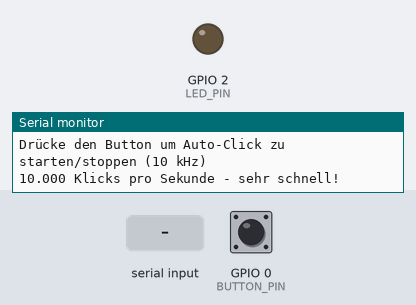
Simulated run of this sketch. Board: ESP32-S3. Shown: output pins drawn as LEDs (lit = HIGH), the last lines printed to the serial monitor. Inputs (shaded band) come from the test bench; at power-on: GPIO 0 (BUTTON_PIN) HIGH. USB keyboard and mouse output is not drawn.

Above: at 1.2 s.
1.3 s: GPIO 0 (BUTTON_PIN) pulled LOW for 0.15 s
At 1.7 s:
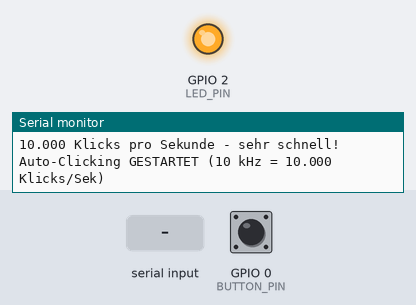
5.4 s: GPIO 0 (BUTTON_PIN) pulled LOW for 1 s
At 6.1 s:
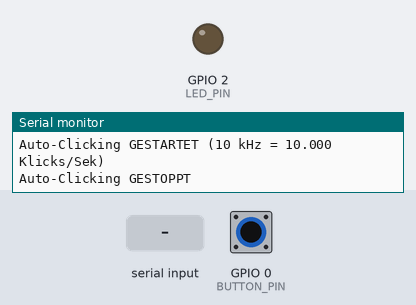
7.9 s: GPIO 0 (BUTTON_PIN) pulled LOW for 3.2 s
At 9.1 s:
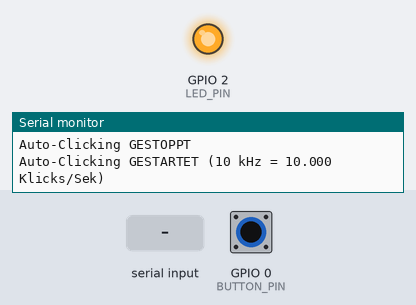
12.6 s: "stop" received over Serial
At 14.1 s:
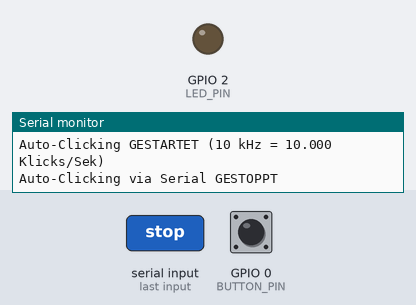
Timing chart, 0 to 15.6 s (numbered marks = the images above; inputs shaded):
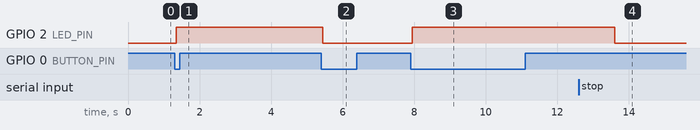

Measured:
- after the input at 1.3 s, GPIO 2 (LED_PIN): LOW → HIGH after 0.05 s
- after the input at 5.4 s, GPIO 2 (LED_PIN): HIGH → LOW after 0.05 s
- after the input at 7.9 s, GPIO 2 (LED_PIN): LOW → HIGH after 0.05 s
- after the input at 12.6 s, GPIO 2 (LED_PIN): HIGH → LOW after 1.0 s

The sketch:

esp32_auto_clicker.ino
```cpp
#include "USB.h"
#include "USBHIDMouse.h"
#include "Arduino.h"
USBHIDMouse Mouse;

// Pin-Definitionen
const int BUTTON_PIN = 0;  // GPIO0 (Boot-Button auf den meisten ESP32-S3 Boards)
const int LED_PIN = 2;     // Onboard LED

// Variablen für Button-Handling
bool lastButtonState = HIGH;
bool currentButtonState = HIGH;
bool isClicking = false;

// Timing-Variablen für 10 kHz (0.1ms Intervall)
unsigned long lastClickTime = 0;
const unsigned long clickIntervalMicros = 100; // 100 Mikrosekunden = 10 kHz
unsigned long clickCounter = 0;

void setup() {
  Serial.begin(115200);

  // Pin-Modi setzen
  pinMode(BUTTON_PIN, INPUT_PULLUP);
  pinMode(LED_PIN, OUTPUT);

  // USB HID initialisieren
  Mouse.begin();
  USB.begin();

  Serial.println("ESP32-S3 High Speed Auto Clicker gestartet!");
  Serial.println("Drücke den Button um Auto-Click zu starten/stoppen (10 kHz)");
  Serial.println("10.000 Klicks pro Sekunde - sehr schnell!");

  // LED ausschalten
  digitalWrite(LED_PIN, LOW);
}

void loop() {
  // Button-Status lesen
  currentButtonState = digitalRead(BUTTON_PIN);

  // Button-Press Detection (falling edge)
  if (lastButtonState == HIGH && currentButtonState == LOW) {
    delay(50); // Entprellung

    // Status umschalten
    isClicking = !isClicking;

    if (isClicking) {
      Serial.println("Auto-Clicking GESTARTET (10 kHz = 10.000 Klicks/Sek)");
      digitalWrite(LED_PIN, HIGH); // LED an
    } else {
      Serial.println("Auto-Clicking GESTOPPT");
      digitalWrite(LED_PIN, LOW);  // LED aus
    }
  }

  lastButtonState = currentButtonState;

  // Auto-Clicking ausführen wenn aktiviert
  if (isClicking) {
    unsigned long currentTimeMicros = micros();

    // Prüfen ob 100 Mikrosekunden vergangen sind (10 kHz)
    if (currentTimeMicros - lastClickTime >= clickIntervalMicros) {
      // Linke Maustaste klicken (press und release)
      Mouse.click(MOUSE_LEFT);

      lastClickTime = currentTimeMicros;
      clickCounter++;

      // Status-Update alle 10000 Klicks (jede Sekunde bei 10 kHz)
      if (clickCounter >= 10000) {
        Serial.print("10.000 Klicks gesendet (1 Sekunde) - Total: ");
        Serial.println(clickCounter);
        clickCounter = 0;
      }
    }
  }

  // Minimale CPU-Entlastung
  if (!isClicking) {
    delayMicroseconds(100);
  }
}

// Funktion um Auto-Clicking über Serial-Kommandos zu steuern
void serialEvent() {
  while (Serial.available()) {
    String command = Serial.readString();
    command.trim();

    if (command == "start") {
      isClicking = true;
      digitalWrite(LED_PIN, HIGH);
      Serial.println("Auto-Clicking via Serial GESTARTET (10 kHz)");
    }
    else if (command == "stop") {
      isClicking = false;
      digitalWrite(LED_PIN, LOW);
      Serial.println("Auto-Clicking via Serial GESTOPPT");
    }
    else if (command == "status") {
      Serial.println(isClicking ? "Status: AKTIV" : "Status: INAKTIV");
    }
  }
}
```
